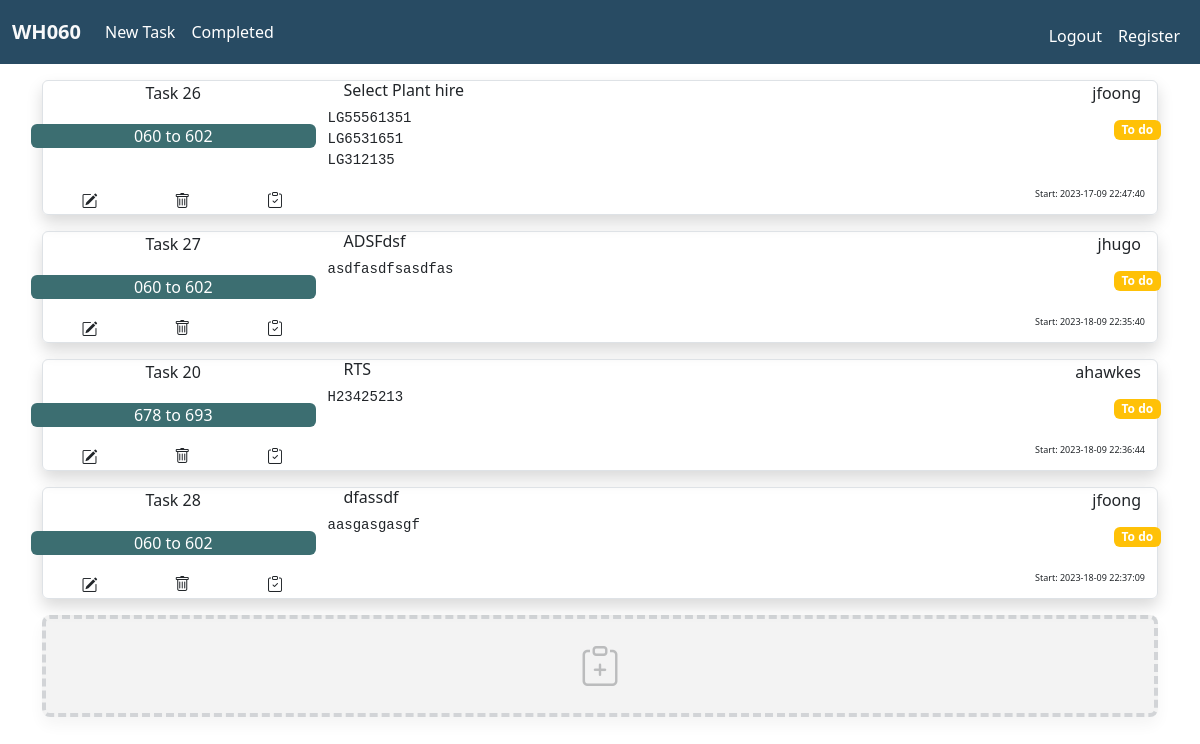
Page / (signed in) on the earlier database version.
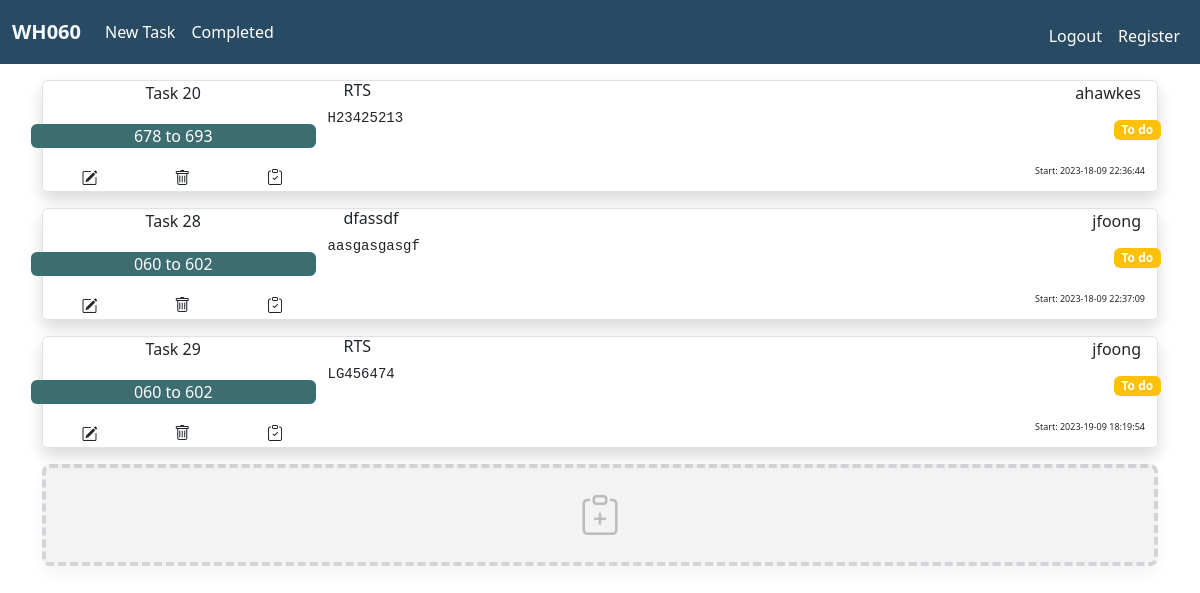
Same page on the later database version.
### tables this page shows
CREATE TABLE tasks (task_id INTEGER PRIMARY KEY AUTOINCREMENT NOT NULL, user_id INTEGER NOT NULL, task_name TEXT NOT NULL, reference TEXT NOT NULL, task TEXT NOT NULL, datetime DATETIME, status TEXT DEFAULT "To do", completed_datetime DATETIME, FOREIGN KEY (user_id) REFERENCES users(id));

CREATE TABLE users (id INTEGER PRIMARY KEY AUTOINCREMENT NOT NULL, username TEXT NOT NULL);

### app.py (the view)
@app.route("/")
@login_required
def index():
    conn = sqlite3.connect(my_file)
    conn.row_factory = sqlite3.Row
    cur = conn.cursor()
    res = cur.execute(
        "SELECT * FROM tasks JOIN users ON id = user_id WHERE status = 'To do' ORDER BY datetime"
    )
    tasks = res.fetchall()
    cur.close()
    conn.close()
    return render_template("index.html", tasks=tasks)

### app.py (called while the page is built)
@app.after_request
def after_request(response):
    response.headers["Cache-Control"] = "no-cache, no-store, must-revalidate"
    response.headers["Expires"] = 0
    response.headers["Pragma"] = "no-cache"
    return response

### helpers.py (called while the page is built)
def login_required(f):
    @wraps(f)
    def decorated_function(*args, **kwargs):
        if session.get("user_id") is None:
            return redirect("/login")
        return f(*args, **kwargs)
    return decorated_function

### templates/index.html (shortened to what this page needs)
{% extends "layout.html" %}
{% block main %}
{% for task in tasks %}
<div class="container px-0 my-3 border shadow text-center rounded">
  <div class="row no-gutters px-0">
    <div class="col-3 px-0">
      <span>Task {{ task.task_id }}</span>
    </div>
    <div class="col">
      <h6 class="text-start mx-3">{{ task.reference }}</h6>
    </div>
    <div class="col-3 d-flex justify-content-end">
      <span class="pe-3">{{ task.username }} </span>
    </div>
  </div>
  <div class="row no-gutters">
    <div class="col-3 rounded my-3 p-0">
      <div class="container rounded px-2 task_name_box">
      <span>{{ task.task_name }}</span>
      </div>
    </div>
    <div class="col-6 text-start">
      <pre class="task_text">
            {{ task.task }}
      </pre>
    </div>
    <div class="col-3 text-end p-2">
      <span class="badge bg-warning">{{ task.status }}</span>
    </div>
  </div>
  <div class="container">
    <div class="row no-gutters p-0">
      <div class="col-1 d-flex justify-content-center rounded-start p-0 m-0">
        <form action="/edittask" method="get">
          <button type="submit" class="btn m-0 p-0" name=task_id value="{{ task.task_id }}">
              <i class="bi bi-pencil-square"></i></button>
        </form>
      </div>
      <div class="col-1 d-flex justify-content-center px-0 m-0">
        <button type="button" class="btn m-0 p-0" data-bs-toggle="modal" data-bs-target="#confirmdelete_{{ task.task_id }}"><i
            class="bi bi-trash"></i></button>
      </div>
      <div class="col-1 d-flex justify-content-center px-0 m-0">
        <form action="/completetask" method="post">
          <button type="submit" class="btn m-0 p-0 d-flex flex-row-reverse" name=task_id value="{{ task.task_id }}"><i
              class="bi bi-clipboard-check"></i></button>
        </form>
      </div>
      <div class="col-6">
      </div>
      <div class="col-3 d-flex justify-content-end">
        <span class="date_time">Start: {{ task.datetime }}</span>
      </div>
    </div>
  </div>
</div>
{% endfor %}
<div class="container secondary border-secondary shadow rounded-3 border-4 newtask_container">
    <a class="btn btn-block w-100 py-3" href="/newtask"><i class="bi bi-clipboard-plus newtask_icon"></i></a>
</div>
{% endblock %}

Differences in the rows shown:
no longer on this page (row edited): tasks: task_id "26", reference "Select Plant hire", username "jfoong", task_name "060 to 602", task "LG55561351 LG6531651 LG312135", status "To do", datetime "2023-17-09 22:47:40"
no longer on this page (row edited): tasks: task_id "27", reference "ADSFdsf", username "jhugo", task_name "060 to 602", task "asdfasdfsasdfas", status "To do", datetime "2023-18-09 22:35:40"
added tasks: task_id "29", reference "RTS", username "jfoong", task_name "060 to 602", task "LG456474", status "To do", datetime "2023-19-09 18:19:54"
